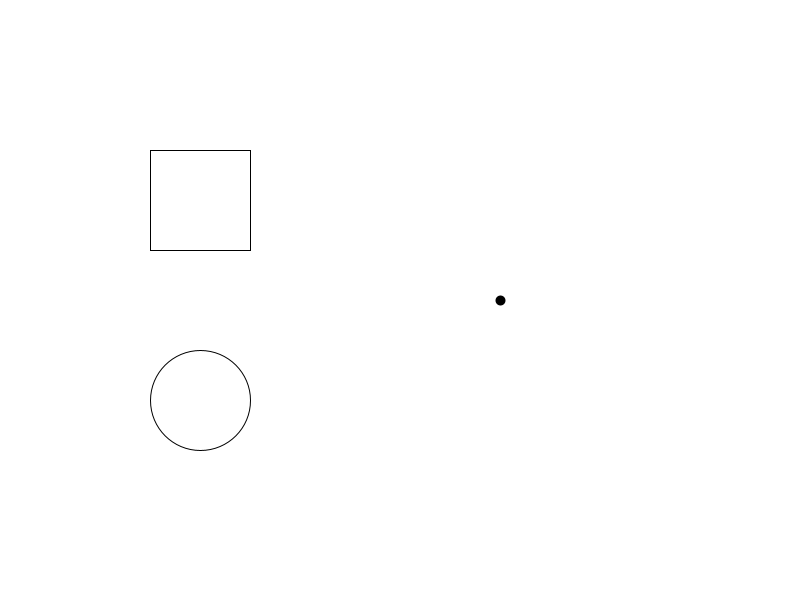
Frame 1 (no input)
Frame 60 (the mouse pressed at the canvas centre just before this capture): identical to frame 1, image omitted
Frame 120 (the mouse held since frame 60 and released just before this capture): identical to frame 1, image omitted

The Processing sketch that drew this single still picture (run headless with seeded random() and noise(); from frame 60 on, the mouse is pressed at the canvas centre):

// Processing sketch: processing_156293
// ── processing_156293.pde

int change = 5;
int posX = 500;
int posY = 300;

void setup() {
  size(800, 600);

  rectMode(CENTER);
}

void draw(){
  background(255);
  drawR();
  drawE();
  drawP();
}

void drawP(){
  strokeWeight(10);
  point(posX, posY);
}


void drawR() {
  strokeWeight(1);
  ellipse(200, 400, 100, 100);
  
    if (mouseX >= 150 && mouseX <= 250 
    && mouseY >= 150 && mouseY <= 250
    && mousePressed) {
      fill(255, 0, 0);
      posY -= change;
   } 
  
  else {
    fill(255);
  }
  
}


void drawE() {
  strokeWeight (1);
  rect(200, 200, 100, 100);  
  
if (dist(mouseX, mouseY, 200, 400) <= 100
  && mousePressed) {
      fill(0, 255, 0);
      posY += change;
   } 
  
  else {
    fill(255);
  }
}
